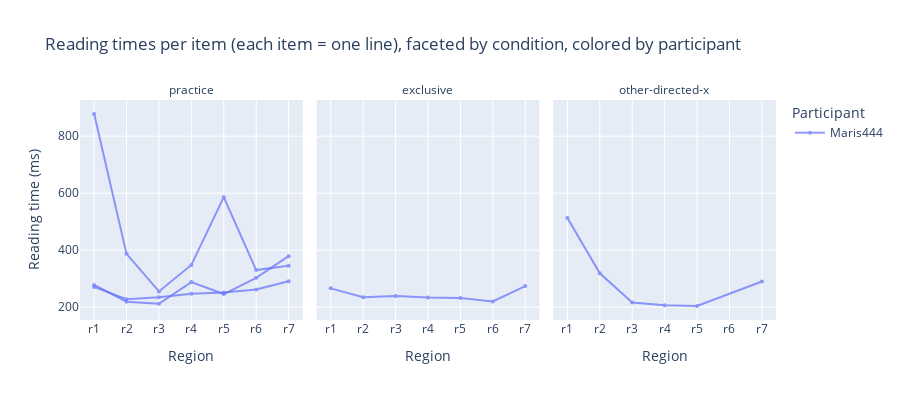

Notebook source saved alongside this figure:
### Markdown cell above
## Reading Times

### Code cell
# Replot: every item as an individual line, faceted by condition, color by participant
import plotly.express as px

# Rebuild melted if needed (one row per participant × item × region)
region_cols = [c for c in longform.columns if re.match(r"r\d+$", c)]
plot_df = longform.melt(
    id_vars=['participant_id', 'no', 'condition'],
    value_vars=region_cols,
    var_name='region',
    value_name='reading_time'
).dropna(subset=['reading_time'])

# Ensure region order
full_region_order = [f"r{i}" for i in range(1, 8)]
plot_df['region'] = pd.Categorical(plot_df['region'], categories=full_region_order, ordered=True)

# Create a unique line id per item (so each item is its own trace) and keep color = participant
plot_df['pid_item'] = plot_df['participant_id'].astype(str) + ' | no ' + plot_df['no'].astype(str)

fig = px.line(
    plot_df,
    x='region',
    y='reading_time',
    color='participant_id',        # color by participant
    line_group='pid_item',         # each item -> separate connected line
    facet_col='condition',
    category_orders={'region': full_region_order},
    markers=True,
    title='Reading times per item (each item = one line), faceted by condition, colored by participant',
    labels={'reading_time': 'Reading time (ms)', 'region': 'Region'}
)

fig.update_traces(mode='lines+markers', marker={'size':4}, opacity=0.7, hovertemplate=None)
fig.update_layout(legend_title_text='Participant', height=400)
fig.for_each_annotation(lambda a: a.update(text=a.text.split("=")[-1]))  # simplify facet labels
fig.show()

### Figure 1 — Plotly figure (JSON) as saved in the notebook; plotly's stock layout.template omitted (floating-point values rounded to 4 significant figures)
{"data": [{"legendgroup": "Maris444", "line": {"color": "#636efa", "dash": "solid"}, "marker": {"size": 4, "symbol": "circle"}, "mode": "lines+markers", "name": "Maris444", "opacity": 0.7, "orientation": "v", "showlegend": true, "type": "scatter", "x": ["r1", "r2", "r3", "r4", "r5", "r6", "r7"], "xaxis": "x", "y": [271.0, 228.0, 235.0, 247.0, 251.0, 262.0, 291.0], "yaxis": "y"}, {"legendgroup": "Maris444", "line": {"color": "#636efa", "dash": "solid"}, "marker": {"size": 4, "symbol": "circle"}, "mode": "lines+markers", "name": "Maris444", "opacity": 0.7, "orientation": "v", "showlegend": false, "type": "scatter", "x": ["r1", "r2", "r3", "r4", "r5", "r6", "r7"], "xaxis": "x", "y": [278.0, 219.0, 212.0, 288.0, 246.0, 303.0, 379.0], "yaxis": "y"}, {"legendgroup": "Maris444", "line": {"color": "#636efa", "dash": "solid"}, "marker": {"size": 4, "symbol": "circle"}, "mode": "lines+markers", "name": "Maris444", "opacity": 0.7, "orientation": "v", "showlegend": false, "type": "scatter", "x": ["r1", "r2", "r3", "r4", "r5", "r6", "r7"], "xaxis": "x", "y": [878.0, 387.0, 255.0, 348.0, 586.0, 330.0, 345.0], "yaxis": "y"}, {"legendgroup": "Maris444", "line": {"color": "#636efa", "dash": "solid"}, "marker": {"size": 4, "symbol": "circle"}, "mode": "lines+markers", "name": "Maris444", "opacity": 0.7, "orientation": "v", "showlegend": false, "type": "scatter", "x": ["r1", "r2", "r3", "r4", "r5", "r6", "r7"], "xaxis": "x2", "y": [266.0, 235.0, 239.0, 234.0, 232.0, 220.0, 274.0], "yaxis": "y2"}, {"legendgroup": "Maris444", "line": {"color": "#636efa", "dash": "solid"}, "marker": {"size": 4, "symbol": "circle"}, "mode": "lines+markers", "name": "Maris444", "opacity": 0.7, "orientation": "v", "showlegend": false, "type": "scatter", "x": ["r1", "r2", "r3", "r4", "r5", "r7"], "xaxis": "x3", "y": [513.0, 319.0, 216.0, 207.0, 204.0, 290.0], "yaxis": "y3"}], "layout": {"annotations": [{"font": {}, "showarrow": false, "text": "practice", "x": 0.16, "xanchor": "center", "xref": "paper", "y": 1, "yanchor": "bottom", "yref": "paper"}, {"font": {}, "showarrow": false, "text": "exclusive", "x": 0.5, "xanchor": "center", "xref": "paper", "y": 1, "yanchor": "bottom", "yref": "paper"}, {"font": {}, "showarrow": false, "text": "other-directed-x", "x": 0.84, "xanchor": "center", "xref": "paper", "y": 1, "yanchor": "bottom", "yref": "paper"}], "height": 400, "legend": {"title": {"text": "Participant"}, "tracegroupgap": 0}, "title": {"text": "Reading times per item (each item = one line), faceted by condition, colored by participant"}, "xaxis": {"anchor": "y", "categoryarray": ["r1", "r2", "r3", "r4", "r5", "r6", "r7"], "categoryorder": "array", "domain": [0, 0.32], "title": {"text": "Region"}}, "xaxis2": {"anchor": "y2", "categoryarray": ["r1", "r2", "r3", "r4", "r5", "r6", "r7"], "categoryorder": "array", "domain": [0.34, 0.66], "matches": "x", "title": {"text": "Region"}}, "xaxis3": {"anchor": "y3", "categoryarray": ["r1", "r2", "r3", "r4", "r5", "r6", "r7"], "categoryorder": "array", "domain": [0.68, 1.0], "matches": "x", "title": {"text": "Region"}}, "yaxis": {"anchor": "x", "domain": [0, 1], "title": {"text": "Reading time (ms)"}}, "yaxis2": {"anchor": "x2", "domain": [0, 1], "matches": "y", "showticklabels": false}, "yaxis3": {"anchor": "x3", "domain": [0, 1], "matches": "y", "showticklabels": false}}}
